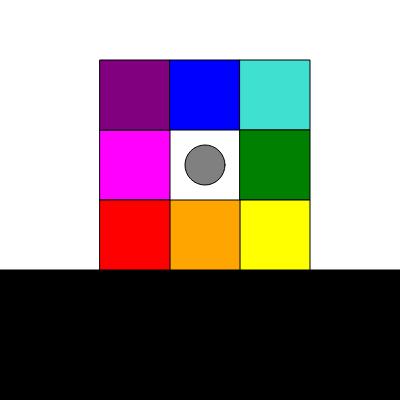
Frame 1 (no input)
Frame 60 (no input): identical to frame 1, image omitted
Frame 120 (the mouse pressed at the canvas centre since frame 60): identical to frame 1, image omitted

The p5.js sketch that drew this single still picture (run headless with seeded random() and noise() and a simulated clock; from frame 60 on, the mouse is pressed at the canvas centre):

// p5.js sketch
// ── sketch.js


var box1, box2, box3,box4,box5,box6,box7,box8, ground;
var ball;


function setup() 
{
  createCanvas(400, 400);
  ground = new Box (0,270,1000,1000,"black")

  box8 = new Box(100,130,70,70,"magenta")
box7 = new Box(100,60,70,70,"purple")
  box6 = new Box(170,60,70,70,"blue")
  box5 = new Box(240,60,70,70,"turquoise")
  box4 = new Box(240,130,70,70,"green")
  box3 = new Box( 240,200,70,70,"yellow")
box2 = new Box(170,200,70,70,"orange")
  box1 = new Box(100, 200, 70, 70, "red");

  ball = new Ball(205, 165, 40, "gray");
}

function draw() 
{
  background("");
  ground.display()

box8.display()
box7.display()
box6.display()
box5.display()
 box4.display()
  box3.display()
  box2 .display()
  box1.display();
  
  ball.display();

}








// ── Ball.js

class Ball
  {
    constructor(x,y,r, newColor){
      this.x = x;
      this.y = y;
      this.radius = r;
      this.color = newColor;
    }
    display(){
      fill(this.color);
      ellipse(this.x,this.y,this.radius,this.radius);
    }
  }

   
  

  

// ── Box.js

class Box
  {
    constructor(x,y,w,h,newColor){
      this.x = x;
      this.y = y;
      this.width = w;
      this.height = h;
      this.color = newColor;
    }
    display(){
      fill(this.color);
      rect(this.x,this.y,this.width,this.height);
    }
  }

   
  

  
